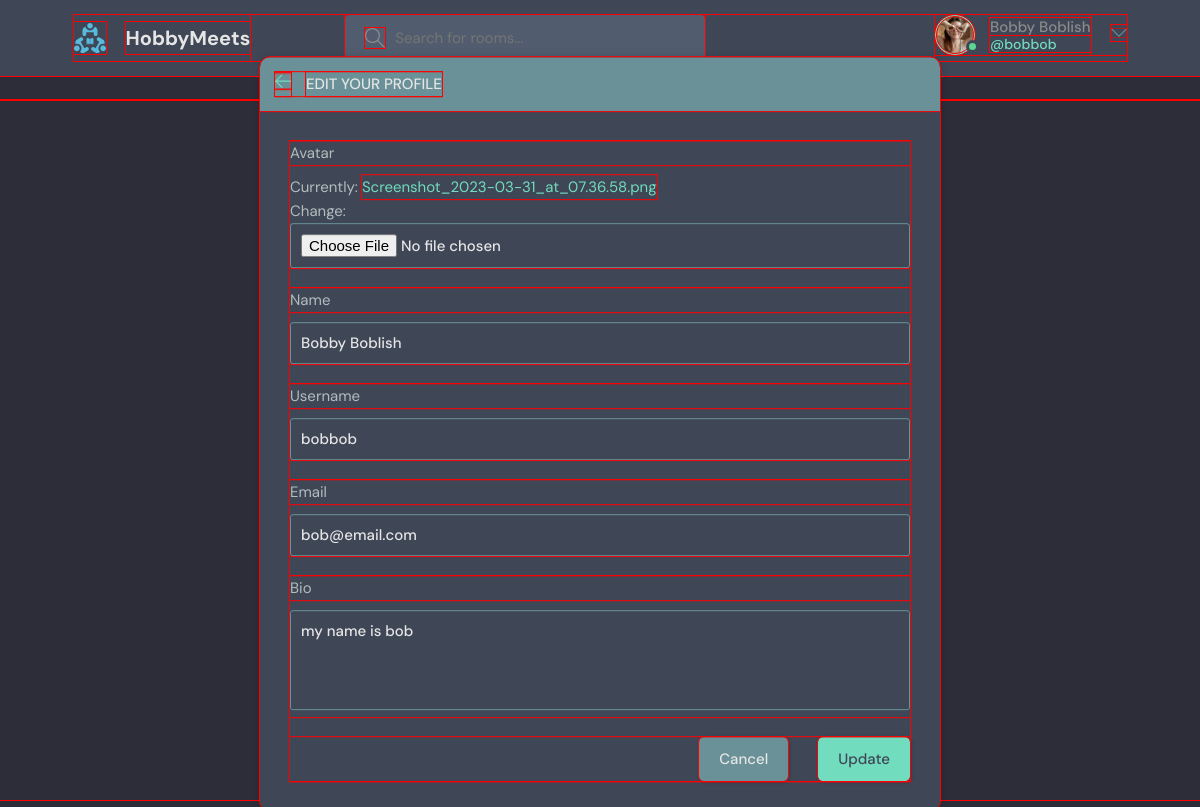
The page /update-user/ (signed in) on the database its author committed.
### base/models.py (models this page shows)
class User(AbstractUser):
    name = models.CharField(max_length=200, null=True)
    email = models.EmailField(unique=True, null=True)
    bio = models.TextField(null=True)
    avatar = models.ImageField(null=True, default="avatar.svg") #TODO: fix the avatar to be something more fun, ideally a few that are randomly assigned
    USERNAME_FIELD = 'email' # override orig. User and set email as login info
    REQUIRED_FIELDS = []

### base/views.py (the view)
# urls.py: path('update-user/', views.updateUser, name="update-user"),
@login_required(login_url='login')
def updateUser(request):
    user = request.user
    form = UserForm(instance=user)
    if request.method == 'POST':
        form = UserForm(request.POST, request.FILES, instance=user) #request.FILES lets us process files (eg.imgs), not just simple datatypes
        if form.is_valid():
            form.save()
            return redirect('user-profile', pk=user.id)
    return render(request, 'base/update_user.html', {'form': form})

### base/forms.py
class UserForm(ModelForm): #form that lets user edit own info on profile
    class Meta:
        model = User
        fields = ['avatar', 'name', 'username', 'email', 'bio']

### base/context_processors.py (called while the page is built)
def globalVars(request):
    topics = Topic.objects.all()
    top_topics = Topic.objects.all()[0:5] #lazy way of making above request work in the template:))
    total_room_count = Room.objects.all().count()
    context = {'topics': topics, 'total_room_count': total_room_count, 'top_topics': top_topics}
    return context

### base/templates/base/update_user.html (shortened to what this page needs)
{% extends 'main.html' %}
{% block content %}
    <main class="update-account layout">
        <div class="container">
            <div class="layout__box">
                <div class="layout__boxHeader">
                    <div class="layout__boxTitle">
                        <a href="{{request.META.HTTP_REFERER}}">
                            <svg version="1.1" xmlns="http://www.w3.org/2000/svg" width="32" height="32"
                              viewBox="0 0 32 32">
                              <title>arrow-left</title>
                              <path
                                  d="M13.723 2.286l-13.723 13.714 13.719 13.714 1.616-1.611-10.96-10.96h27.625v-2.286h-27.625l10.965-10.965-1.616-1.607z">
                              </path>
                            </svg>
                        </a>
                        <h3>Edit your profile</h3>
                    </div>
                </div>
                <div class="layout__body">
                  <form class="form" action="" method="POST" enctype="multipart/form-data">
                    {% for field in form %}
                    <div class="form__group">
                        <label for="profile_pic">{{field.label}}</label>
                        {{field}}
                    </div>
                    {% endfor %}
                    <div class="form__action">
                        <a class="btn btn--dark" href="{{request.META.HTTP_REFERER}}">Cancel</a>
                        <button class="btn btn--main" type="submit">Update</button>
                    </div>
                  </form>
                </div>
            </div>
        </div>
    </main>
    {% endblock content %}

### templates/navbar.html (shortened to what this page needs)
{% load static %}
<header class="header header--loggedIn">
    <div class="container">
      <a href="{% url 'home' %}" class="header__logo">
        <img src="{% static 'images/logo.svg' %}" />
        <h1>HobbyMeets</h1>
      </a>
      <form class="header__search" method="GET" action="{% url 'home' %}">
        <label>
          <input name = "q" placeholder="Search for rooms..." />
        </label>
      </form>
      <nav class="header__menu">
        {% if request.user.is_authenticated %}
        <div class="header__user">
          <a href="{% url 'update-user' %}">
            <div class="avatar avatar--medium active">
              <img src="{{request.user.avatar.url}}" />
            </div>
            <p>{{request.user.name}} <span>@{{request.user.username}}</span></p>
          </a>
          <button class="dropdown-button">
            <svg version="1.1" xmlns="http://www.w3.org/2000/svg" width="32" height="32" viewBox="0 0 32 32">
              <title>chevron-down</title>
              <path d="M16 21l-13-13h-3l16 16 16-16h-3l-13 13z"></path>
            </svg>
          </button>
        </div>
        {% else %}
        <a href="{% url 'login' %}">
          <img src="{% static 'images/avatar.svg' %}" />
          <p>Log in</p>
        </a>
        {% endif %}
      </nav>
    </div>
  </header>

### rows shown on the page
User: user.avatar (picture), user.name "Bobby Boblish", user.username "bobbob", form "Bobby Boblish" "bobbob" "bob@email.com" "my name is bob"

### other values the page prints
{{ field.label }} "Avatar" "Name" "Username" "Email" "Bio"
